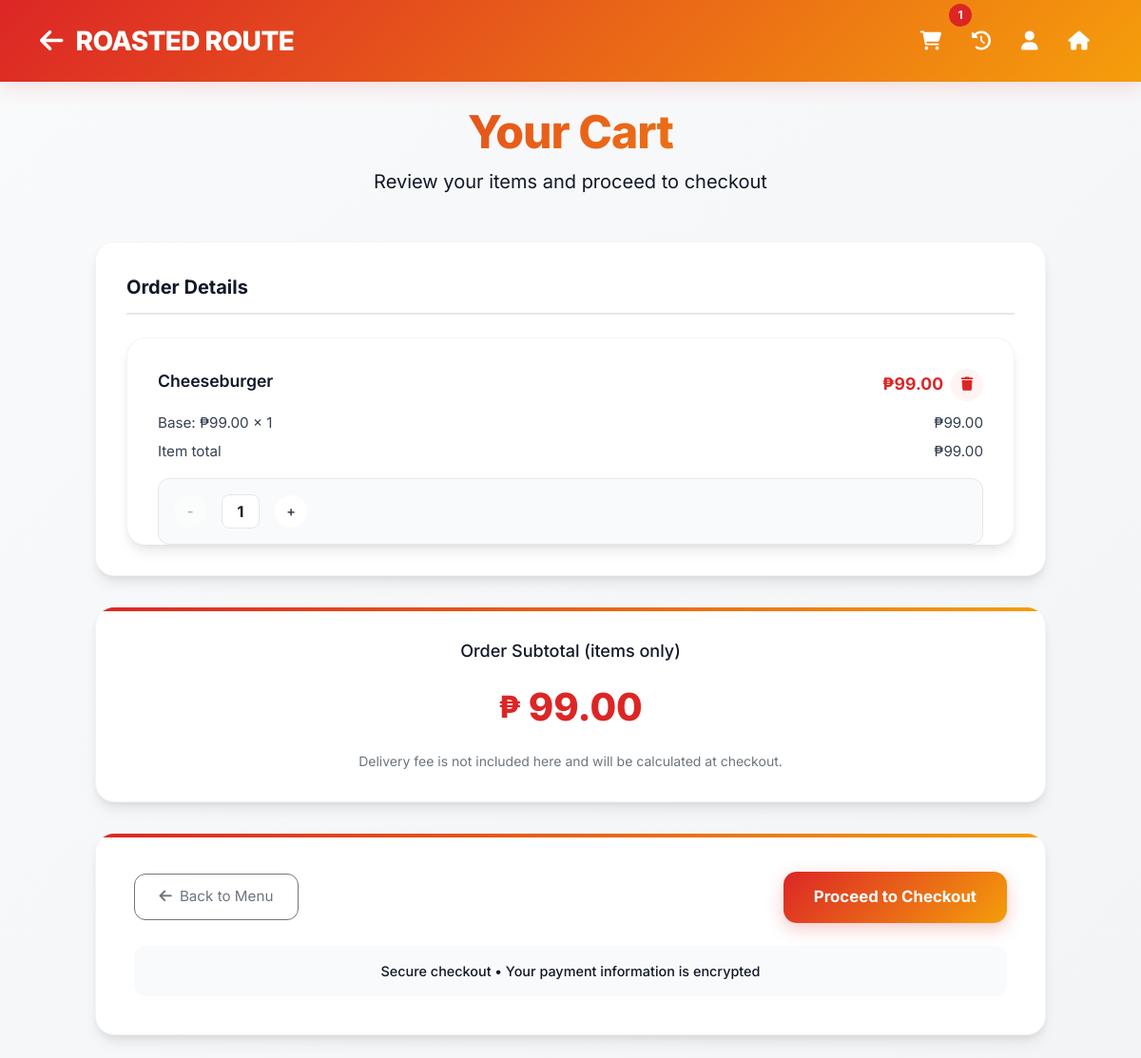
The app's page /cart/ (signed in), older data.
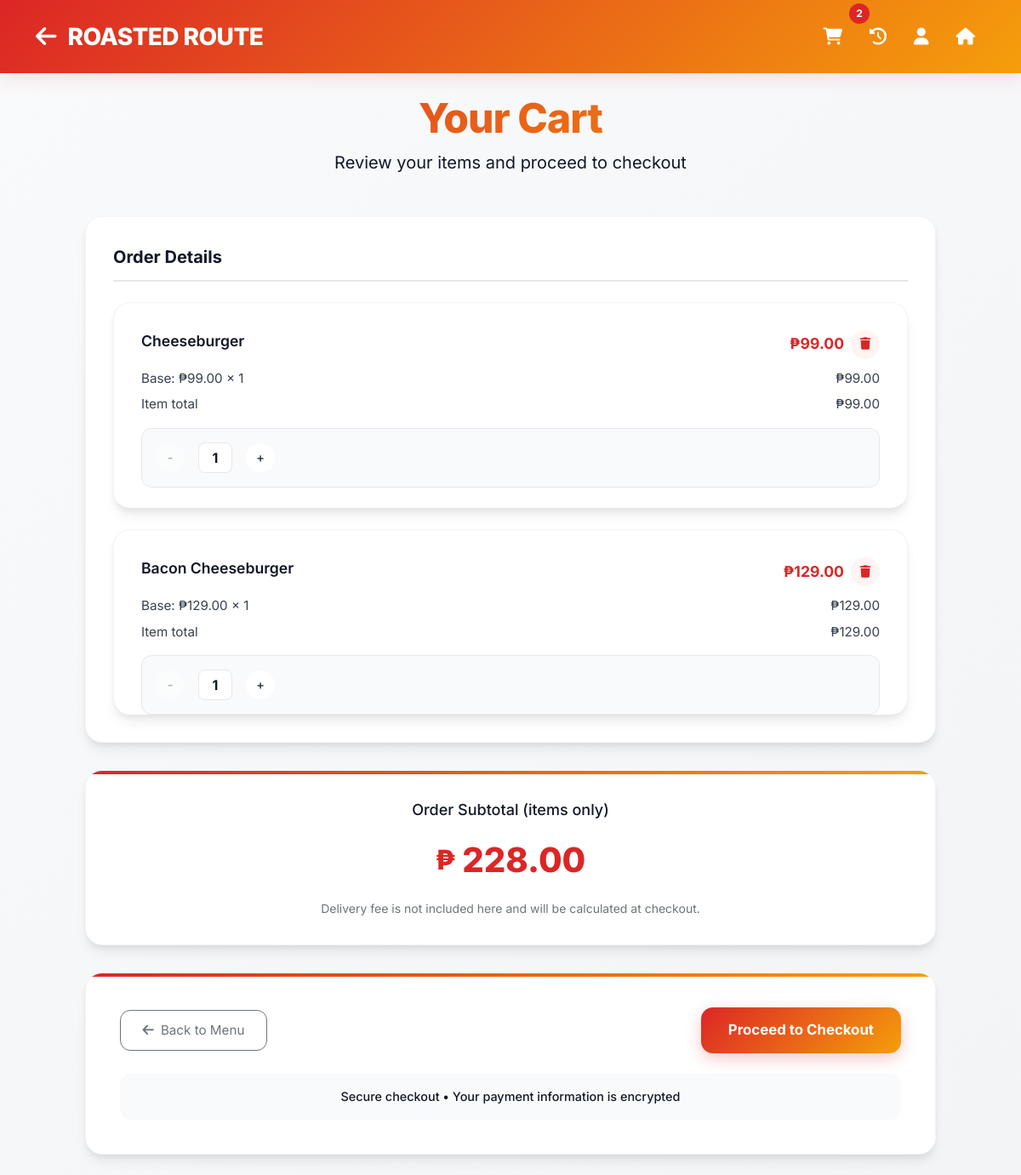
The same page, newer data.
### roasted_app/models.py (models this page shows, shortened)
class CartItem(models.Model):
    cart = models.ForeignKey(Cart, related_name='items', on_delete=models.CASCADE)
    menu_item = models.ForeignKey('MenuItem', on_delete=models.CASCADE)
    quantity = models.PositiveIntegerField(default=1)
    unit_price = models.DecimalField(max_digits=10, decimal_places=2)
    customization = models.JSONField(blank=True, null=True)
    added_at = models.DateTimeField(default=timezone.now)  # CHANGED: removed auto_now_add=True, added default=timezone.now
    @property
    def base_total(self):
        return self.unit_price * self.quantity
    @property
    def addons_unit_price(self):
        customization = self.customization or {}
        addons = customization.get('addons') or customization.get('addOns') or []
        total = Decimal('0.00')
        for addon in addons:
            price = addon.get('price') or 0
            try:
                total += Decimal(str(price))
            except Exception:
                continue
        return total
    @property
    def addons_total(self):
        return self.addons_unit_price * self.quantity
    @property
    def total_price(self):
        return self.base_total + self.addons_total

class MenuItem(models.Model):
    CATEGORY_CHOICES = [
        ('chicken', 'Chicken'),
        ('pork', 'Pork'),
        ('burger', 'Burger'),
        ('fries', 'Fries'),
        ('drinks', 'Drinks'),
    ]
    name = models.CharField(max_length=100)
    description = models.TextField(blank=True)
    price = models.DecimalField(max_digits=6, decimal_places=2)
    category = models.CharField(max_length=20, choices=CATEGORY_CHOICES)
    available = models.BooleanField(default=True)
    image = models.ImageField(upload_to='menu_images/', blank=True, null=True)
    stock = models.IntegerField(default=0)
    created_at = models.DateTimeField(auto_now_add=True)
    is_featured = models.BooleanField(default=False)
    class Meta:
        ordering = ['category', 'name']

### roasted_app/views.py (the view)
# urls.py: path('cart/', views.cart_view, name='cart'),
def cart_view(request):
    cart = get_object_or_404(Cart, user=request.user, is_active=True)
    cart_items = cart.items.all()
    try:
        delivery_fee = cart.delivery_fee
    except AttributeError:
        from decimal import Decimal
        delivery_fee = Decimal('30.00')
    subtotal = cart.subtotal
    context = {
        'cart_items': cart_items,
        'subtotal': subtotal,
        'total_price': subtotal,
        'delivery_fee': delivery_fee,
    }
    return render(request, 'cart.html', context)

### roasted_app/models.py (called while the page is built)
    @property
    def subtotal(self):
        return sum(item.total_price for item in self.items.all())

### templates/cart.html (shortened to what the changed rows need)
<!DOCTYPE html>
<html lang="en">
<head>
    <link href="https://cdn.jsdelivr.net/npm/bootstrap@5.1.3/dist/css/bootstrap.min.css" rel="stylesheet">
    <link rel="stylesheet" href="https://cdnjs.cloudflare.com/ajax/libs/font-awesome/6.0.0/css/all.min.css">
</head>
<body>
    <nav class="navbar">
        <div class="container">
            <div class="d-flex justify-content-between align-items-center w-100">
                <div class="d-flex gap-2">
                    <a href="{% url 'cart' %}" class="nav-icon position-relative">
                        <i class="fas fa-shopping-cart"></i>
                        <span class="cart-count position-absolute top-0 start-100 translate-middle" id="cartCount">
                            {{ cart_items|length }}
                        </span>
                    </a>
                </div>
            </div>
        </div>
    </nav>
    <div class="container py-4">
        <div class="cart-header">
            <h1 class="cart-title">Your Cart</h1>
        </div>
        <div class="cart-container">
            {% if cart_items %}
                <div class="order-details">
                    <div class="order-details-header">Order Details</div>
                    {% for item in cart_items %}
                    <div class="order-item-detail cart-item" id="cartItem-{{ item.id }}" data-unit-price="{{ item.unit_price }}" data-addons-unit-price="{{ item.addons_unit_price }}">
                        <div class="item-detail-header">
                            <div class="item-detail-name">
                                {{ item.menu_item.name }}
                            </div>
                            <div class="d-flex align-items-center gap-2">
                                <div class="item-detail-price">₱<span id="itemTotal-{{ item.id }}">{{ item.total_price|floatformat:2 }}</span></div>
                                <button type="button"
                                        class="quantity-btn remove"
                                        aria-label="Remove item from cart"
                                        data-item-id="{{ item.id }}"
                                        data-item-name="{{ item.menu_item.name }}">
                                    <i class="fas fa-trash"></i>
                                </button>
                            </div>
                        </div>
                        <div class="breakdown-row">
                            <span>Base: ₱{{ item.unit_price|floatformat:2 }} × <span id="quantityLabel-{{ item.id }}">{{ item.quantity }}</span></span>
                            <span>₱<span id="baseSubtotal-{{ item.id }}">{{ item.base_total|floatformat:2 }}</span></span>
                        </div>
                        <div class="breakdown-row">
                            <span>Item total</span>
                            <span>₱<span id="itemTotalSummary-{{ item.id }}">{{ item.total_price|floatformat:2 }}</span></span>
                        </div>
                        <div class="quantity-controls mt-3">
                            <button type="button"
                                    class="quantity-btn decrease"
                                    aria-label="Decrease quantity"
                                    data-item-id="{{ item.id }}"
                                    {% if item.quantity <= 1 %}disabled{% endif %}>
                                -
                            </button>
                            <div class="quantity" id="quantity-{{ item.id }}">{{ item.quantity }}</div>
                            <button type="button"
                                    class="quantity-btn increase"
                                    aria-label="Increase quantity"
                                    data-item-id="{{ item.id }}">
                                +
                            </button>
                        </div>
                    </div>
                    {% endfor %}
                </div>
                <div class="total-section">
                    <div class="total-label">Order Subtotal (items only)</div>
                    <div class="total-amount" id="totalAmount">
                        {{ subtotal|floatformat:2 }}
                    </div>
                    <div class="mt-2 text-muted small">
                        Delivery fee is not included here and will be calculated at checkout.
                    </div>
                </div>
                <div class="checkout-section">
                    <div class="checkout-actions">
                        <a href="{% url 'order_now' %}" class="btn btn-outline-secondary back-to-menu-btn">
                            <i class="fas fa-arrow-left me-2"></i>Back to Menu
                        </a>
                        <a href="{% url 'checkout' %}" class="checkout-btn" id="checkoutBtn">
                            Proceed to Checkout
                        </a>
                    </div>
                    <div class="mt-3">
                        <div class="security-badge">
                            <span>Secure checkout • Your payment information is encrypted</span>
                        </div>
                    </div>
                </div>
            {% endif %}
        </div>
    </div>
</body>
</html>

Row changes from the older to the newer data that the page shows:
added CartItem: menu_item.name "Bacon Cheeseburger", total_price "129.00", unit_price "129.00", quantity "1", base_total "129.00"
Text that changed along with them:
{{ cart_items|length }}: "1" → "2"
{{ subtotal|floatformat:2 }}: "99.00" → "228.00"
